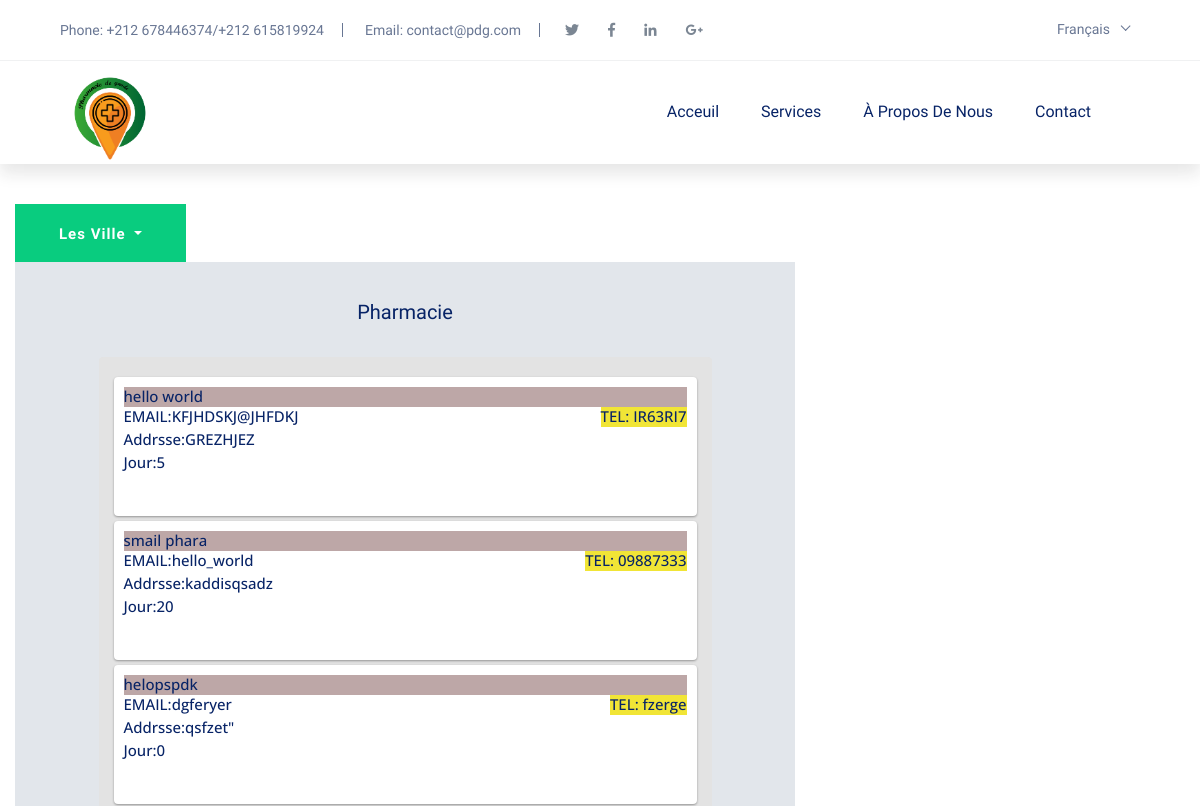
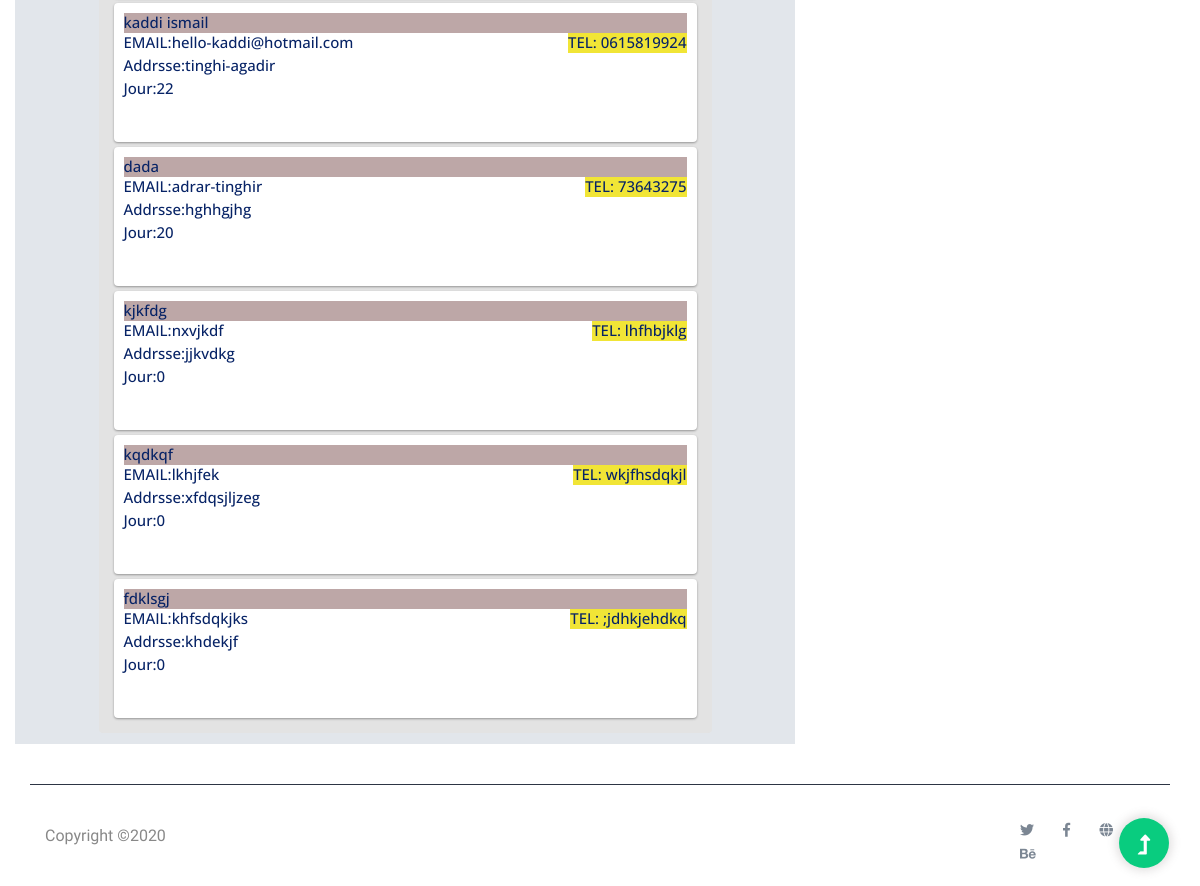
Page /home.php on the earlier database version (2 pictures, top to bottom).
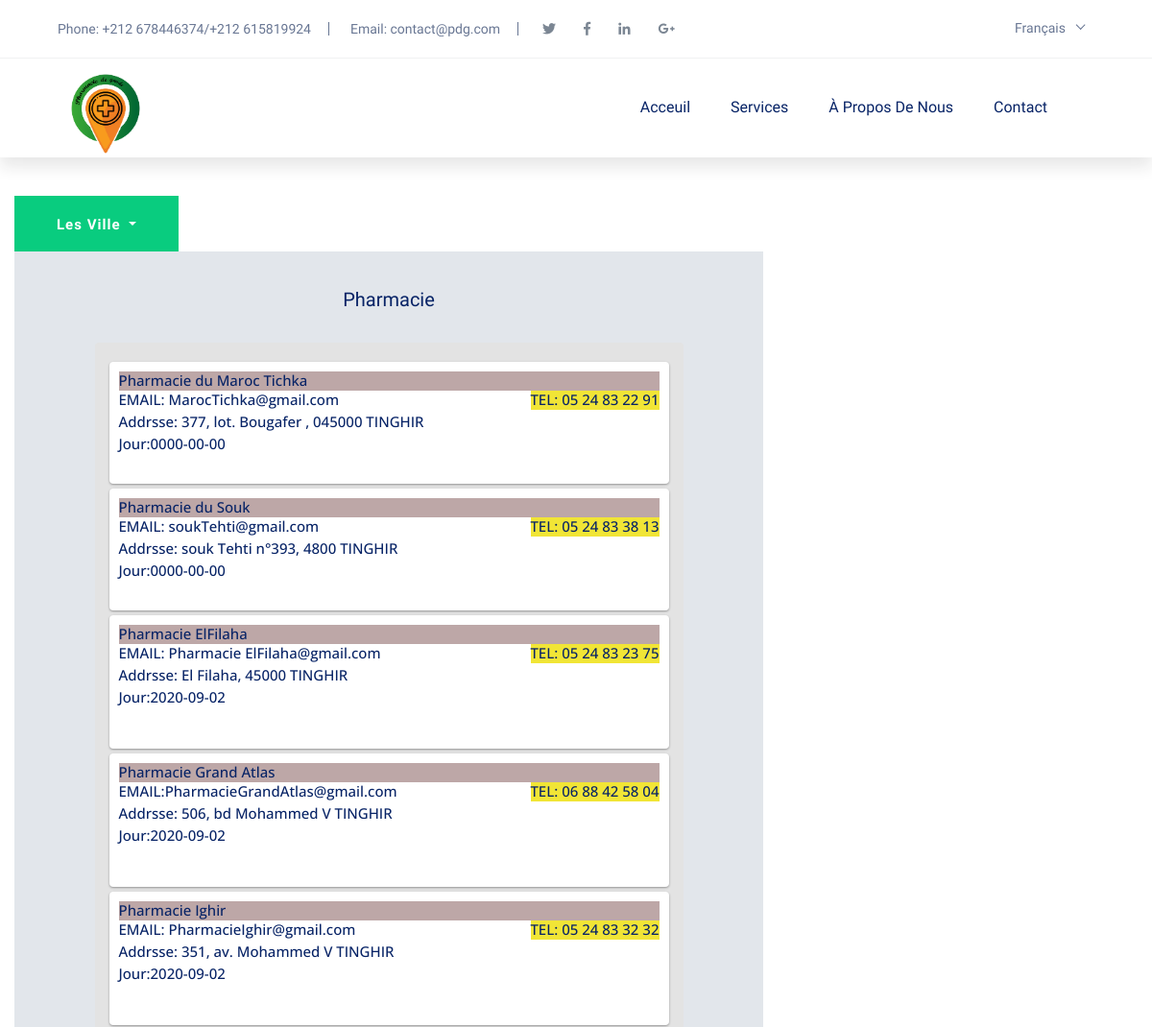
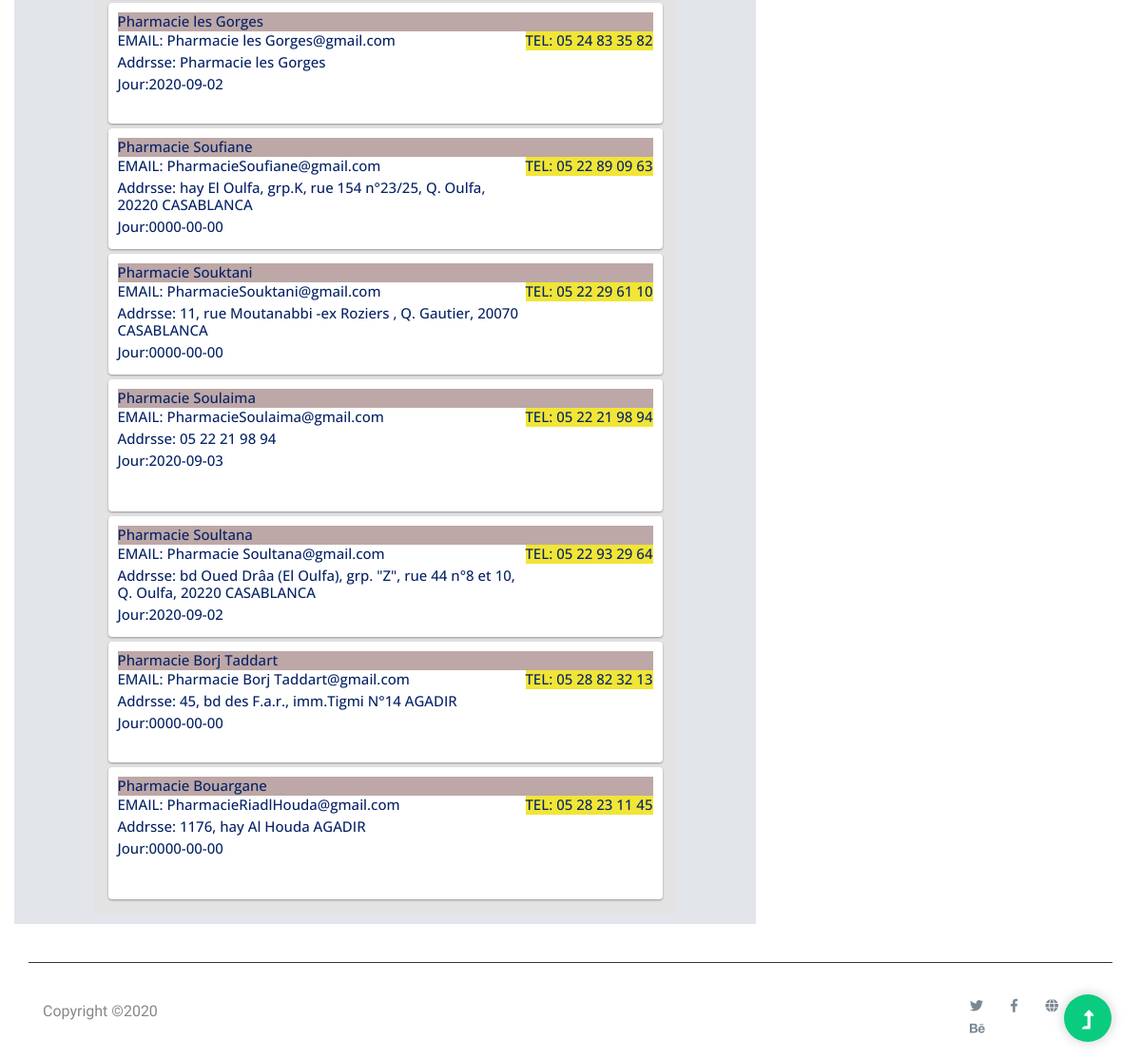
Same page on the later database version (2 pictures, top to bottom).
### tables this page shows
CREATE TABLE `phara` (
  `phara_id` int(11) NOT NULL,
  `name` text NOT NULL,
  `day` date NOT NULL,
  `ville_id` int(11) NOT NULL,
  `tel` varchar(255) NOT NULL,
  `mail` varchar(255) NOT NULL,
  `addrsse` varchar(255) NOT NULL
);

### home.php (the view, shortened to what the changed rows need)
<?php
$hostname = "localhost";
$username = "root";
$password = "";
$dbname = "zentao";
$conn = mysqli_connect($hostname, $username, $password, $dbname);
?>
<!doctype html>
<html class="no-js" lang="zxx">
<head>
	<link rel="stylesheet" href="assets/css/bootstrap.min.css">
	<link rel="stylesheet" href="assets/css/owl.carousel.min.css">
	<link rel="stylesheet" href="assets/css/slicknav.css">
    <link rel="stylesheet" href="assets/css/flaticon.css">
    <link rel="stylesheet" href="assets/css/progressbar_barfiller.css">
    <link rel="stylesheet" href="assets/css/gijgo.css">
    <link rel="stylesheet" href="assets/css/animate.min.css">
    <link rel="stylesheet" href="assets/css/animated-headline.css">
	<link rel="stylesheet" href="assets/css/magnific-popup.css">
	<link rel="stylesheet" href="assets/css/fontawesome-all.min.css">
	<link rel="stylesheet" href="assets/css/themify-icons.css">
	<link rel="stylesheet" href="assets/css/slick.css">
    <link rel="stylesheet" href="assets/css/nice-select.css">
    <link rel="stylesheet" href="admin/css/task.css">
	<link rel="stylesheet" href="assets/css/style.css">
</head>
<body>
                  <body>
                        <div class="container">
                        <div class="dropdown">
                            <div class="row">
                            <div class="col-8">
     <section style="margin-top:2% ">
      <h2 style="margin-top:5%;text-align:center;">Pharmacie</h2>
      <div class="todolist" style="margin-top:3%;">
        <div class="column">
          <?php
            $posts = "SELECT  name, mail, tel, addrsse, day FROM phara  ";
            $all_posts = mysqli_query($conn, $posts);
            while ($row = mysqli_fetch_array($all_posts)) {
              echo "
              <div class='item'>
               <div class = item1> <h2 class='item-title'>".$row['name']." </h2>  </div>
                <div class = item2 > <h5 class='item-title'>TEL: ".$row['tel']." </h5> </div>
                <h6 class='item-title'> EMAIL:".$row['mail']." </h6>
                <h6 class='item-title'> Addrsse:".$row['addrsse']." </h6>
                <h6 class='item-title'> Jour:".$row['day']." </h6>
              </div>";
            }
          ?>
        </div>
      </div>
    </section>
                            </div>
                            </div>
                            </div>
    </body>
    </body>
</html>

Differences in the rows shown:
removed phara: name "hello world", tel "IR63RI7", mail "KFJHDSKJ@JHFDKJ", addrsse "GREZHJEZ", day "5"
removed phara: name "smail phara", tel "09887333", mail "hello_world", addrsse "kaddisqsadz", day "20"
removed phara: name "helopspdk", tel "fzerge", mail "dgferyer", addrsse "qsfzet\"", day "0"
removed phara: name "kaddi ismail", tel "0615819924", mail "hello-kaddi@hotmail.com", addrsse "tinghi-agadir", day "22"
removed phara: name "dada", tel "73643275", mail "adrar-tinghir", addrsse "hghhgjhg", day "20"
removed phara: name "kjkfdg", tel "lhfhbjklg", mail "nxvjkdf", addrsse "jjkvdkg", day "0"
removed phara: name "kqdkqf", tel "wkjfhsdqkjl", mail "lkhjfek", addrsse "xfdqsjljzeg", day "0"
removed phara: name "fdklsgj", tel ";jdhkjehdkq", mail "khfsdqkjks", addrsse "khdekjf", day "0"
added phara: name "Pharmacie du Maroc Tichka", tel "05 24 83 22 91", mail "MarocTichka@gmail.com", addrsse "377, lot. Bougafer , 045000 TINGHIR", day "0000-00-00"
added phara: name "Pharmacie du Souk", tel "05 24 83 38 13", mail "soukTehti@gmail.com", addrsse "souk Tehti n°393, 4800 TINGHIR", day "0000-00-00"
added phara: name "Pharmacie ElFilaha", tel "05 24 83 23 75", mail "Pharmacie ElFilaha@gmail.com", addrsse "El Filaha, 45000 TINGHIR", day "2020-09-02"
added phara: name "Pharmacie Grand Atlas", tel "06 88 42 58 04", mail "PharmacieGrandAtlas@gmail.com", addrsse "506, bd Mohammed V TINGHIR", day "2020-09-02"
added phara: name "Pharmacie Ighir", tel "05 24 83 32 32", mail "PharmacieIghir@gmail.com", addrsse "351, av. Mohammed V TINGHIR", day "2020-09-02"
added phara: name "Pharmacie les Gorges", tel "05 24 83 35 82", mail "Pharmacie les Gorges@gmail.com", addrsse "Pharmacie les Gorges", day "2020-09-02"
added phara: name "Pharmacie Soufiane", tel "05 22 89 09 63", mail "PharmacieSoufiane@gmail.com", addrsse "hay El Oulfa, grp.K, rue 154 n°23/25, Q. Oulfa, 20220 CASABLANCA", day "0000-00-00"
added phara: name "Pharmacie Souktani", tel "05 22 29 61 10", mail "PharmacieSouktani@gmail.com", addrsse "11, rue Moutanabbi -ex Roziers , Q. Gautier, 20070 CASABLANCA", day "0000-00-00"
added phara: name "Pharmacie Soulaima", tel "05 22 21 98 94", mail "PharmacieSoulaima@gmail.com", addrsse "05 22 21 98 94", day "2020-09-03"
added phara: name "Pharmacie Soultana", tel "05 22 93 29 64", mail "Pharmacie Soultana@gmail.com", addrsse "bd Oued Drâa (El Oulfa), grp. \"Z\", rue 44 n°8 et 10, Q. Oulfa, 20220 CASABLANCA", day "2020-09-02"
added phara: name "Pharmacie Borj Taddart", tel "05 28 82 32 13", mail "Pharmacie Borj Taddart@gmail.com", addrsse "45, bd des F.a.r., imm.Tigmi N°14 AGADIR", day "0000-00-00"
added phara: name "Pharmacie Bouargane", tel "05 28 23 11 45", mail "PharmacieRiadlHouda@gmail.com", addrsse "1176, hay Al Houda AGADIR", day "0000-00-00"
